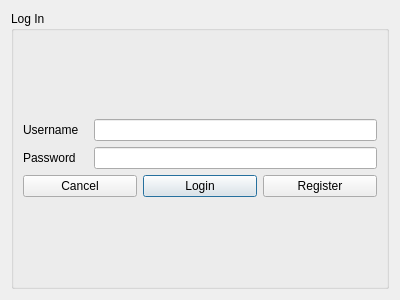
<?xml version="1.0" encoding="UTF-8"?>
<ui version="4.0">
 <class>Login</class>
 <widget class="QDialog" name="Login">
  <property name="geometry">
   <rect>
    <x>0</x>
    <y>0</y>
    <width>400</width>
    <height>300</height>
   </rect>
  </property>
  <property name="windowTitle">
   <string>Dialog</string>
  </property>
  <layout class="QVBoxLayout" name="verticalLayout_3">
   <item>
    <widget class="QGroupBox" name="groupBox">
     <property name="title">
      <string>Log In</string>
     </property>
     <layout class="QVBoxLayout" name="verticalLayout_2">
      <item>
       <layout class="QVBoxLayout" name="verticalLayout">
        <item>
         <layout class="QHBoxLayout" name="horizontalLayout">
          <item>
           <widget class="QLabel" name="username">
            <property name="sizePolicy">
             <sizepolicy hsizetype="Minimum" vsizetype="Preferred">
              <horstretch>0</horstretch>
              <verstretch>0</verstretch>
             </sizepolicy>
            </property>
            <property name="minimumSize">
             <size>
              <width>65</width>
              <height>0</height>
             </size>
            </property>
            <property name="text">
             <string>Username</string>
            </property>
           </widget>
          </item>
          <item>
           <widget class="QLineEdit" name="lineEdit_username"/>
          </item>
         </layout>
        </item>
        <item>
         <layout class="QHBoxLayout" name="horizontalLayout_2">
          <item>
           <widget class="QLabel" name="password">
            <property name="sizePolicy">
             <sizepolicy hsizetype="Minimum" vsizetype="Fixed">
              <horstretch>0</horstretch>
              <verstretch>0</verstretch>
             </sizepolicy>
            </property>
            <property name="minimumSize">
             <size>
              <width>65</width>
              <height>0</height>
             </size>
            </property>
            <property name="maximumSize">
             <size>
              <width>16777215</width>
              <height>16777215</height>
             </size>
            </property>
            <property name="sizeIncrement">
             <size>
              <width>0</width>
              <height>0</height>
             </size>
            </property>
            <property name="text">
             <string>Password</string>
            </property>
           </widget>
          </item>
          <item>
           <widget class="QLineEdit" name="lineEdit_password">
            <property name="echoMode">
             <enum>QLineEdit::Password</enum>
            </property>
           </widget>
          </item>
         </layout>
        </item>
        <item>
         <layout class="QHBoxLayout" name="horizontalLayout_3">
          <item>
           <widget class="QPushButton" name="cancel_button">
            <property name="text">
             <string>Cancel</string>
            </property>
           </widget>
          </item>
          <item>
           <widget class="QPushButton" name="login_button">
            <property name="text">
             <string>Login</string>
            </property>
            <property name="autoDefault">
             <bool>true</bool>
            </property>
            <property name="default">
             <bool>true</bool>
            </property>
           </widget>
          </item>
          <item>
           <widget class="QPushButton" name="register_button">
            <property name="text">
             <string>Register</string>
            </property>
           </widget>
          </item>
         </layout>
        </item>
       </layout>
      </item>
     </layout>
    </widget>
   </item>
  </layout>
 </widget>
 <resources/>
 <connections/>
</ui>
